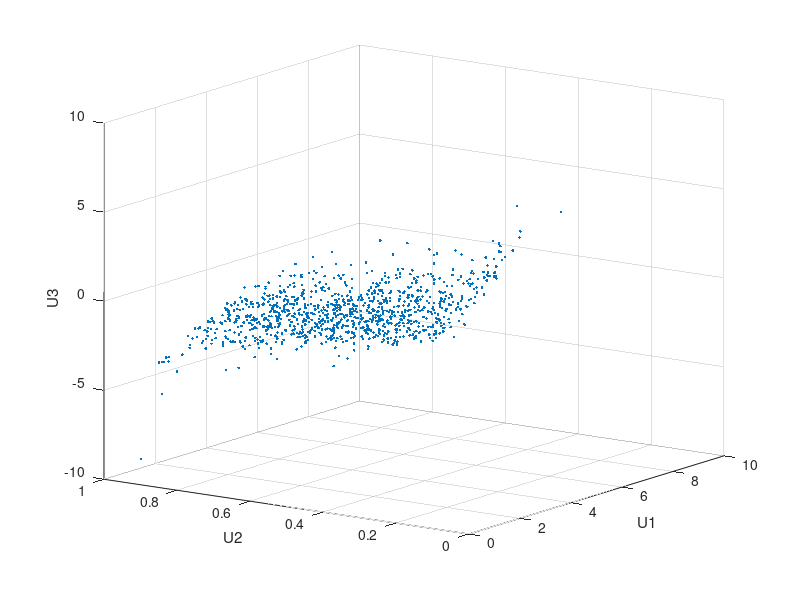

Reproduce this figure in MATLAB. (Note: this script raises an error after producing the figure.)
%% Simulating Dependent Random Variables Using Copulas
% MATLAB is an ideal tool for running simulations that incorporate random
% inputs or noise.  The Statistics Toolbox provides functions to create
% sequences of random data according to many common univariate
% distributions.  The Toolbox also includes a few functions to generate
% random data from multivariate distributions, such as the multivariate
% normal and multivariate t.  However, there is no built-in way to generate
% data from multivariate distributions that have complicated relationships
% among the variables, or where the individual variables are from different
% distributions.
%
% Recently, copulas have become popular in simulation models.  Copulas are
% functions that describe dependencies among variables, and provide a way
% to create distributions to model correlated multivariate data.  Using a
% copula, a data analyst can construct a multivariate distribution by
% specifying marginal univariate distributions, and choosing a particular
% copula to provide a correlation structure between variables.  Bivariate
% distributions, as well as distributions in higher dimensions, are
% possible.  In this demo, we discuss how to use copulas to generate
% dependent multivariate random data in MATLAB, using the Statistics Toolbox.

%   Copyright 2004-2005 The MathWorks, Inc.
%   $Revision: 1.1.4.6 $  $Date: 2005/12/12 23:33:28 $


%% Dependence Between Simulation Inputs
% One of the design decisions for a Monte-Carlo simulation is a choice of
% probability distributions for the random inputs.  Selecting a
% distribution for each individual variable is often straightforward, but
% deciding what dependencies should exist between the inputs may not be.
% Ideally, input data to a simulation should reflect what is known about
% dependence among the real quantities being modelled.  However, there
% may be little or no information on which to base any dependence in the
% simulation, and in such cases, it is a good idea to experiment with
% different possibilities, in order to determine the model's sensitivity.
%
% However, it can be difficult to actually generate random inputs with
% dependence when they have distributions that are not from a standard
% multivariate distribution.  Further, some of the standard multivariate
% distributions can model only very limited types of dependence.  It's
% always possible to make the inputs independent, and while that is a
% simple choice, it's not always sensible and can lead to the wrong
% conclusions.
%
% For example, a Monte-Carlo simulation of financial risk might have random
% inputs that represent different sources of insurance losses.  These
% inputs might be modeled as lognormal random variables.  A reasonable
% question to ask is how dependence between these two inputs affects the
% results of the simulation.  Indeed, it might be known from real data that
% the same random conditions affect both sources, and ignoring that in
% the simulation could lead to the wrong conclusions.
%
% Simulation of independent lognormal random variables is trivial.  The
% simplest way would be to use the |lognrnd| function.  Here, we'll use the
% |mvnrnd| function to generate n pairs of independent normal random
% variables, and then exponentiate them.  Notice that the covariance matrix
% used here is diagonal, i.e., independence between the columns of Z.
n = 1000;
sigma = .5;
SigmaInd = sigma.^2 .* [1 0; 0 1]
%%
ZInd = mvnrnd([0 0], SigmaInd, n);
XInd = exp(ZInd);
plot(XInd(:,1),XInd(:,2),'.'); axis equal; axis([0 5 0 5]);
xlabel('X1'); ylabel('X2');
%%
% Dependent bivariate lognormal r.v.'s are also easy to generate, using a
% covariance matrix with non-zero off-diagonal terms.
rho = .7;
SigmaDep = sigma.^2 .* [1 rho; rho 1]
%%
ZDep = mvnrnd([0 0], SigmaDep, n);
XDep = exp(ZDep);
%%
% A second scatter plot demonstrates the difference between these two bivariate
% distributions.
plot(XDep(:,1),XDep(:,2),'.'); axis equal; axis([0 5 0 5]);
xlabel('X1'); ylabel('X2');

%%
% It's clear that there is more of a tendency in the second dataset for
% large values of X1 to be associated with large values of X2, and
% similarly for small values.  This dependence is determined by the
% correlation parameter, rho, of the underlying bivariate normal.  The
% conclusions drawn from the simulation could well depend on whether or not
% X1 and X2 were generated with dependence or not.

%%
% The bivariate lognormal distribution is a simple solution in the case,
% and of course easily generalizes to higher dimensions and cases where the
% marginal distributions are _different_ lognormals.  Other multivariate
% distributions also exist, for example, the multivariate t and the
% Dirichlet distributions are used to simulate dependent t and beta random
% variables, respectively.  But the list of simple multivariate
% distributions is not long, and they only apply in cases where the
% marginals are all in the same family (or even the exact same
% distributions).  This can be a a real limitation in many situations.


%% A More General Method for Constructing Dependent Bivariate Distributions
% Although the above construction that creates a bivariate lognormal is
% simple, it serves to illustrate a method which is more generally
% applicable.  First, we generate pairs of values from a bivariate normal
% distribution.  There is statistical dependence between these two
% variables, and each has a normal marginal distribution. Next, a
% transformation (the exponential function) is applied separately to each
% variable, changing the marginal distributions into lognormals. The
% transformed variables still have a statistical dependence.
%
% If a suitable transformation could be found, this method could be
% generalized to create dependent bivariate random vectors with other
% marginal distributions.  In fact, a general method of constructing such a
% transformation does exist, although not as simple as just exponentiation.
%
% By definition, applying the normal CDF (denoted here by PHI) to a standard
% normal random variable results in a r.v. that is uniform on the
% interval [0, 1].  To see this, if Z has a standard normal distribution,
% then the CDF of U = PHI(Z) is
%
%    Pr{U <= u0} = Pr{PHI(Z) <= u0} = Pr{Z <= PHI^(-1)(u0)} = u0,
%
% and that is the CDF of a U(0,1) r.v.  Histograms of some simulated normal
% and transformed values demonstrate that fact.
n = 1000;
z = normrnd(0,1,n,1);
hist(z,-3.75:.5:3.75); xlim([-4 4]);
title('1000 Simulated N(0,1) Random Values');
xlabel('Z'); ylabel('Frequency');
%%
u = normcdf(z);
hist(u,.05:.1:.95);
title('1000 Simulated N(0,1) Values Transformed to U(0,1)');
xlabel('U'); ylabel('Frequency');

%%
% Now, borrowing from the theory of univariate random number generation,
% applying the inverse CDF of any distribution F to a U(0,1) random
% variable results in a r.v. whose distribution is exactly F.  This is known
% as the Inversion Method.  The proof is essentially the opposite of the
% above proof for the forward case.  Another histogram illustrates the
% transformation to a gamma distribution.
x = gaminv(u,2,1);
hist(x,.25:.5:9.75);
title('1000 Simulated N(0,1) Values Transformed to Gamma(2,1)');
xlabel('X'); ylabel('Frequency');

%%
% This two-step transformation can be applied to each variable of a
% standard bivariate normal, creating dependent r.v.'s with arbitrary
% marginal distributions.  Because the transformation works on each
% component separately, the two resulting r.v.'s need not even have the
% same marginal distributions.  The transformation is defined as
%
%    Z = [Z1 Z2] ~ N([0 0],[1 rho; rho 1])
%    U = [PHI(Z1) PHI(Z2)]
%    X = [G1(U1) G2(U2)]
%
% where G1 and G2 are inverse CDFs of two possibly different distributions.
% For example, we can generate random vectors from a bivariate distribution
% with t(5) and Gamma(2,1) marginals.
n = 1000;
rho = .7;
Z = mvnrnd([0 0], [1 rho; rho 1], n);
U = normcdf(Z);
X = [gaminv(U(:,1),2,1) tinv(U(:,2),5)];

%%
% This plot has histograms alongside a scatter plot to show both the
% marginal distributions, and the dependence.
[n1,ctr1] = hist(X(:,1),20);
[n2,ctr2] = hist(X(:,2),20);
subplot(2,2,2); plot(X(:,1),X(:,2),'.'); axis([0 12 -8 8]); h1 = gca;
title('1000 Simulated Dependent t and Gamma Values');
xlabel('X1 ~ Gamma(2,1)'); ylabel('X2 ~ t(5)');
subplot(2,2,4); bar(ctr1,-n1,1); axis([0 12 -max(n1)*1.1 0]); axis('off'); h2 = gca;
subplot(2,2,1); barh(ctr2,-n2,1); axis([-max(n2)*1.1 0 -8 8]); axis('off'); h3 = gca;
set(h1,'Position',[0.35 0.35 0.55 0.55]);
set(h2,'Position',[.35 .1 .55 .15]);
set(h3,'Position',[.1 .35 .15 .55]);
colormap([.8 .8 1]);


%% Rank Correlation Coefficients
% Dependence between X1 and X2 in this construction is determined by the
% correlation parameter, rho, of the underlying bivariate normal. However,
% it is _not_ true that the linear correlation of X1 and X2 is rho.  For
% example, in the original lognormal case, there is a closed form for that
% correlation:
%
%    cor(X1,X2) = (exp(rho.*sigma.^2) - 1) ./ (exp(sigma.^2) - 1)
%
% which is strictly less than rho unless rho is exactly one.  In more
% general cases, though, such as the Gamma/t construction above, the linear
% correlation between X1 and X2 is difficult or impossible to express in
% terms of rho, but simulations can be used to show that the same effect
% happens.
%
% That's because the linear correlation coefficient expresses the _linear_
% dependence between r.v.'s, and when nonlinear transformations are applied
% to those r.v.'s, linear correlation is not preserved.  Instead, a rank
% correlation coefficient, such as Kendall's tau or Spearman's rho, is more
% appropriate.
%
% Roughly speaking, these rank correlations measure the degree to which
% large or small values of one r.v. associate with large or small values of
% another. However, unlike the linear correlation coefficient, they
% measure the association only in terms of ranks.  As a consequence, the
% rank correlation is preserved under any monotonic transformation.  In
% particular, the transformation method just described preserves the rank
% correlation.  Therefore, knowing the rank correlation of the bivariate
% normal Z exactly determines the rank correlation of the final transformed
% r.v.'s X.  While rho is still needed to parameterize the underlying
% bivariate normal, Kendall's tau or Spearman's rho are more useful in
% describing the dependence between r.v.'s, because they are invariant to the
% choice of marginal distribution.
%
% It turns out that for the bivariate normal, there is a simple 1-1 mapping
% between Kendall's tau or Spearman's rho, and the linear correlation
% coefficient rho:
%
%    tau   = (2/pi)*arcsin(rho)     or   rho = sin(tau*pi/2)
%    rho_s = (6/pi)*arcsin(rho/2)   or   rho = 2*sin(rho_s*pi/6)
subplot(1,1,1);
rho = -1:.01:1;
tau = 2.*asin(rho)./pi;
rho_s = 6.*asin(rho./2)./pi;
plot(rho,tau,'-', rho,rho_s,'-', [-1 1],[-1 1],'k:'); axis([-1 1 -1 1]);
xlabel('rho'); ylabel('Rank correlation coefficient');
legend('Kendall''s tau', 'Spearman''s rho_s', 'location','northwest');

%%
% Thus, it's easy to create the desired rank correlation between X1 and X2,
% regardless of their marginal distributions, by choosing the correct rho
% parameter value for the linear correlation between Z1 and Z2.
%
% Notice that for the multivariate normal distribution, Spearman's rank
% correlation is almost identical to the linear correlation.  However, this
% is not true once we transform to the final random variables.


%% Copulas
% The first step of the construction described above defines what is known
% as a copula, specifically, a Gaussian copula.  A bivariate copula is
% simply a probability distribution on two random variables, each of whose
% marginal distributions is uniform.  These two variables may be completely
% independent, deterministically related (e.g., U2 = U1), or anything in
% between.  The family of bivariate Gaussian copulas is parameterized by
% Rho = [1 rho; rho 1], the linear correlation matrix.  U1 and U2 approach
% linear dependence as rho approaches +/- 1, and approach complete
% independence as rho approaches zero.
%
% Scatter plots of some simulated random values for various levels of rho
% illustrate the range of different possibilities for Gaussian copulas:
n = 500;
Z = mvnrnd([0 0], [1 .8; .8 1], n);
U = normcdf(Z,0,1);
subplot(2,2,1); plot(U(:,1),U(:,2),'.');
title('rho = 0.8'); xlabel('U1'); ylabel('U2');
Z = mvnrnd([0 0], [1 .1; .1 1], n);
U = normcdf(Z,0,1);
subplot(2,2,2); plot(U(:,1),U(:,2),'.');
title('rho = 0.1'); xlabel('U1'); ylabel('U2');
Z = mvnrnd([0 0], [1 -.1; -.1 1], n);
U = normcdf(Z,0,1);
subplot(2,2,3); plot(U(:,1),U(:,2),'.');
title('rho = -0.1'); xlabel('U1'); ylabel('U2');
Z = mvnrnd([0 0], [1 -.8; -.8 1], n);
U = normcdf(Z,0,1);
subplot(2,2,4); plot(U(:,1),U(:,2),'.');
title('rho = -0.8'); xlabel('U1'); ylabel('U2');

%%
% The dependence between U1 and U2 is completely separate from the marginal
% distributions of X1 = G(U1) and X2 = G(U2).  X1 and X2 can be given _any_
% marginal distributions, and still have the same rank correlation.
% This is one of the main appeals of copulas -- they allow this separate
% specification of dependence and marginal distribution.


%% t Copulas
% A different family of copulas can be constructed by starting from a
% bivariate t distribution, and transforming using the corresponding t CDF.
% The bivariate t distribution is parameterized with Rho, the linear
% correlation matrix, and nu, the degrees of freedom.  Thus, for example,
% we can speak of a t(1) or a t(5) copula, based on the multivariate t with
% one and five degrees of freedom, respectively.
%
% Scatter plots of some simulated random values for various levels of rho
% illustrate the range of different possibilities for t(1) copulas:
n = 500;
nu = 1;
T = mvtrnd([1 .8; .8 1], nu, n);
U = tcdf(T,nu);
subplot(2,2,1); plot(U(:,1),U(:,2),'.');
title('rho = 0.8'); xlabel('U1'); ylabel('U2');
T = mvtrnd([1 .1; .1 1], nu, n);
U = tcdf(T,nu);
subplot(2,2,2); plot(U(:,1),U(:,2),'.');
title('rho = 0.1'); xlabel('U1'); ylabel('U2');
T = mvtrnd([1 -.1; -.1 1], nu, n);
U = tcdf(T,nu);
subplot(2,2,3); plot(U(:,1),U(:,2),'.');
title('rho = -0.1'); xlabel('U1'); ylabel('U2');
T = mvtrnd([1 -.8; -.8 1], nu, n);
U = tcdf(T,nu);
subplot(2,2,4); plot(U(:,1),U(:,2),'.');
title('rho = -0.8'); xlabel('U1'); ylabel('U2');

%%
% A t copula has uniform marginal distributions for U1 and U2, just as a
% Gaussian copula does.  The rank correlation tau or rho_s between
% components in a t copula is also the same function of rho as for a
% Gaussian.  However, as these plots demonstrate, a t(1) copula differs
% quite a bit from a Gaussian copula, even when their components have the
% same rank correlation.  The difference is in their dependence structure.
% Not surprisingly, as the degrees of freedom parameter nu is made larger,
% a t(nu) copula approaches the corresponding Gaussian copula.
%
% As with a Gaussian copula, any marginal distributions can be imposed over
% a t copula.  For example, using a t copula with 1 degree of freedom, we
% can again generate random vectors from a bivariate distribution with
% Gam(2,1) and t(5) marginals:
subplot(1,1,1);
n = 1000;
rho = .7;
nu = 1;
T = mvtrnd([1 rho; rho 1], nu, n);
U = tcdf(T,nu);
X = [gaminv(U(:,1),2,1) tinv(U(:,2),5)];

[n1,ctr1] = hist(X(:,1),20);
[n2,ctr2] = hist(X(:,2),20);
subplot(2,2,2); plot(X(:,1),X(:,2),'.'); axis([0 15 -10 10]); h1 = gca;
title('1000 Simulated Dependent t and Gamma Values');
xlabel('X1 ~ Gamma(2,1)'); ylabel('X2 ~ t(5)');
subplot(2,2,4); bar(ctr1,-n1,1); axis([0 15 -max(n1)*1.1 0]); axis('off'); h2 = gca;
subplot(2,2,1); barh(ctr2,-n2,1); axis([-max(n2)*1.1 0 -10 10]); axis('off'); h3 = gca;
set(h1,'Position',[0.35 0.35 0.55 0.55]);
set(h2,'Position',[.35 .1 .55 .15]);
set(h3,'Position',[.1 .35 .15 .55]);
colormap([.8 .8 1]);

%%
% Compared to the bivariate Gamma/t distribution constructed earlier, which
% was based on a Gaussian copula, the distribution constructed here, based
% on a t(1) copula, has the same marginal distributions and the same rank
% correlation between variables, but a very different dependence structure.
% This illustrates the fact that multivariate distributions are not
% uniquely defined by their marginal distributions, or by their
% correlations.  The choice of a particular copula in an application may be
% based on actual observed data, or different copulas may be used as a way
% of determining the sensitivity of simulation results to the input
% distribution.


%% Higher-Order Copulas
% The Gaussian and t copulas are known as elliptical copulas.  It's easy to
% generalize elliptical copulas to a higher number of dimensions.  For
% example, we can simulate data from a trivariate distribution with Gamma(2,1),
% Beta(2,2), and t(5) marginals using a Gaussian copula as follows.
subplot(1,1,1);
n = 1000;
Rho = [1 .4 .2; .4 1 -.8; .2 -.8 1];
Z = mvnrnd([0 0 0], Rho, n);
U = normcdf(Z,0,1);
X = [gaminv(U(:,1),2,1) betainv(U(:,2),2,2) tinv(U(:,3),5)];
plot3(X(:,1),X(:,2),X(:,3),'.');
grid on; view([-55, 15]);
xlabel('U1'); ylabel('U2'); zlabel('U3');

%%
% Notice that the relationship between the linear correlation parameter rho
% and, for example, Kendall's tau, holds for each entry in the correlation
% matrix Rho used here.  We can verify that the sample rank correlations of
% the data are approximately equal to the theoretical values.
tauTheoretical = 2.*asin(Rho)./pi
%%
tauSample = corr(X, 'type','Kendall')


%% Copulas and Empirical Marginal Distributions
% To simulate dependent multivariate data using a copula, we have seen that
% we need to specify
%
%    1) the copula family (and any shape parameters),
%    2) the rank correlations among variables, and
%    3) the marginal distributions for each variable
%
% Suppose we have two sets of stock return data, and we would like to run a
% Monte Carlo simulation with inputs that follow the same distributions as
% our data.
load stockreturns
nobs = size(stocks,1);
subplot(2,1,1); hist(stocks(:,1),10);
xlabel('X1'); ylabel('Frequency');
subplot(2,1,2); hist(stocks(:,2),10);
xlabel('X2'); ylabel('Frequency');

%%
% (These two data vectors have the same length, but that is not crucial.)
%
% We could fit a parametric model separately to each dataset, and use those
% estimates as our marginal distributions.  However, a parametric model may
% not be sufficiently flexible.  Instead, we can use an empirical model
% for the marginal distributions.  We only need a way to compute the
% inverse CDF.
%
% The empirical inverse CDF for these datasets is just a stair function,
% with steps at the values 1/nobs, 2/nobs, ... 1.  The step heights are
% simply the sorted data.
invCDF1 = sort(stocks(:,1)); n1 = length(stocks(:,1));
invCDF2 = sort(stocks(:,2)); n2 = length(stocks(:,2));
subplot(1,1,1);
stairs((1:nobs)/nobs, invCDF1,'b');
hold on; stairs((1:nobs)/nobs, invCDF2,'r'); hold off
legend('X1','X2');
xlabel('Cumulative Probability'); ylabel('X');

%%
% For the simulation, we might want to experiment with different copulas
% and correlations.  Here, we'll use a bivariate t(2) copula with a fairly
% large negative correlation parameter.
n = 1000;
rho = -.8;
nu = 5;
T = mvtrnd([1 rho; rho 1], nu, n);
U = tcdf(T,nu);
X = [invCDF1(ceil(n1*U(:,1))) invCDF2(ceil(n2*U(:,2)))];

[n1,ctr1] = hist(X(:,1),10);
[n2,ctr2] = hist(X(:,2),10);
subplot(2,2,2); plot(X(:,1),X(:,2),'.'); axis([-3.5 3.5 -3.5 3.5]); h1 = gca;
title('1000 Simulated Dependent Values');
xlabel('X1'); ylabel('X2');
subplot(2,2,4); bar(ctr1,-n1,1); axis([-3.5 3.5 -max(n1)*1.1 0]); axis('off'); h2 = gca;
subplot(2,2,1); barh(ctr2,-n2,1); axis([-max(n2)*1.1 0 -3.5 3.5]); axis('off'); h3 = gca;
set(h1,'Position',[0.35 0.35 0.55 0.55]);
set(h2,'Position',[.35 .1 .55 .15]);
set(h3,'Position',[.1 .35 .15 .55]);
colormap([.8 .8 1]);

%%
% The marginal histograms of the simulated data closely match those of the
% original data, and would become identical as we simulate more pairs of
% values.  Notice that the values are drawn from the original data, and
% because there are only 100 observations in each dataset, the simulated
% data are somewhat "discrete".  One way to to overcome this would be to
% add a small amount of random variation, possibly normally distributed, to
% the final simulated values.  This is equivalent to using a smoothed
% version of the empirical inverse CDF.


displayEndOfDemoMessage(mfilename)
